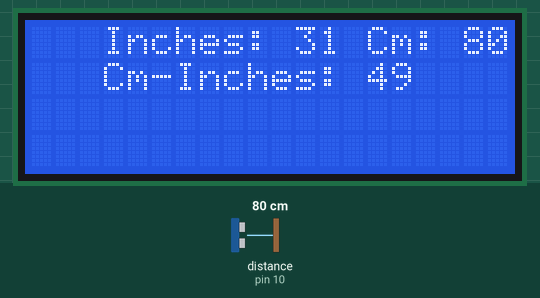
This sketch was run on a simulated Arduino Uno, built with avr-gcc and run on an emulated ATmega328P. Shown: 20×4 character LCD. The inputs (shaded band) are chosen by the test bench; at power-on: distance to the obstacle (sensor on pin 10) 80 cm.

Above: at 1.2 s.
1.3 s: distance to the obstacle (sensor on pin 10) set to 2 cm
At 1.63 s:
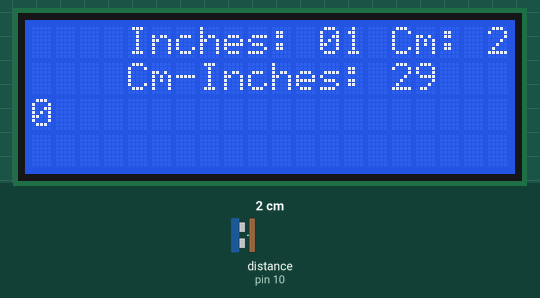
3.3 s: distance to the obstacle (sensor on pin 10) set to 4 cm
At 3.77 s:
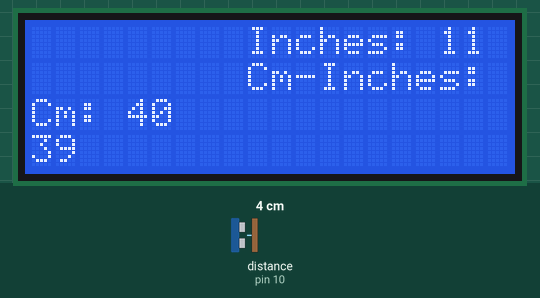
5.4 s: distance to the obstacle (sensor on pin 10) set to 9 cm
At 5.92 s:
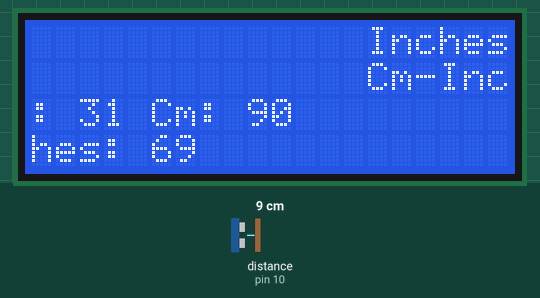
Timing chart, 0 to 8.4 s (numbered marks = the images above; inputs shaded):
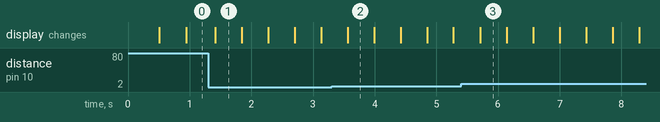

Measured:
- what the display in image 1 shows lasts 0.4 s, from 1.4 s to 1.8 s

The sketch:

Level_2_Challenge_01.ino
```cpp
#include <UltraDistSensor.h>
#include <LiquidCrystal_I2C.h> // includes the LiquidCrystal Library
#include <Wire.h>

LiquidCrystal_I2C lcd(0x3F, 20, 4);
UltraDistSensor scanner;

int InchDistance;
int CmDistance;

void setup() {

  lcd.init();
  lcd.backlight();

  scanner.attach(9, 10);

}

void loop() {

  lcd.scrollDisplayRight();

  InchDistance = scanner.distanceInInch();
  CmDistance = scanner.distanceInCm();

  lcd.setCursor(0, 0);
  lcd.print("Inches: ");
  lcd.print(InchDistance);

  lcd.setCursor(11, 0);
  lcd.print("Cm: ");
  lcd.print(CmDistance);

  lcd.setCursor(0, 1);
  lcd.print("Cm-Inches: ");
  lcd.print(CmDistance - InchDistance);

  delay(400);

}
```
